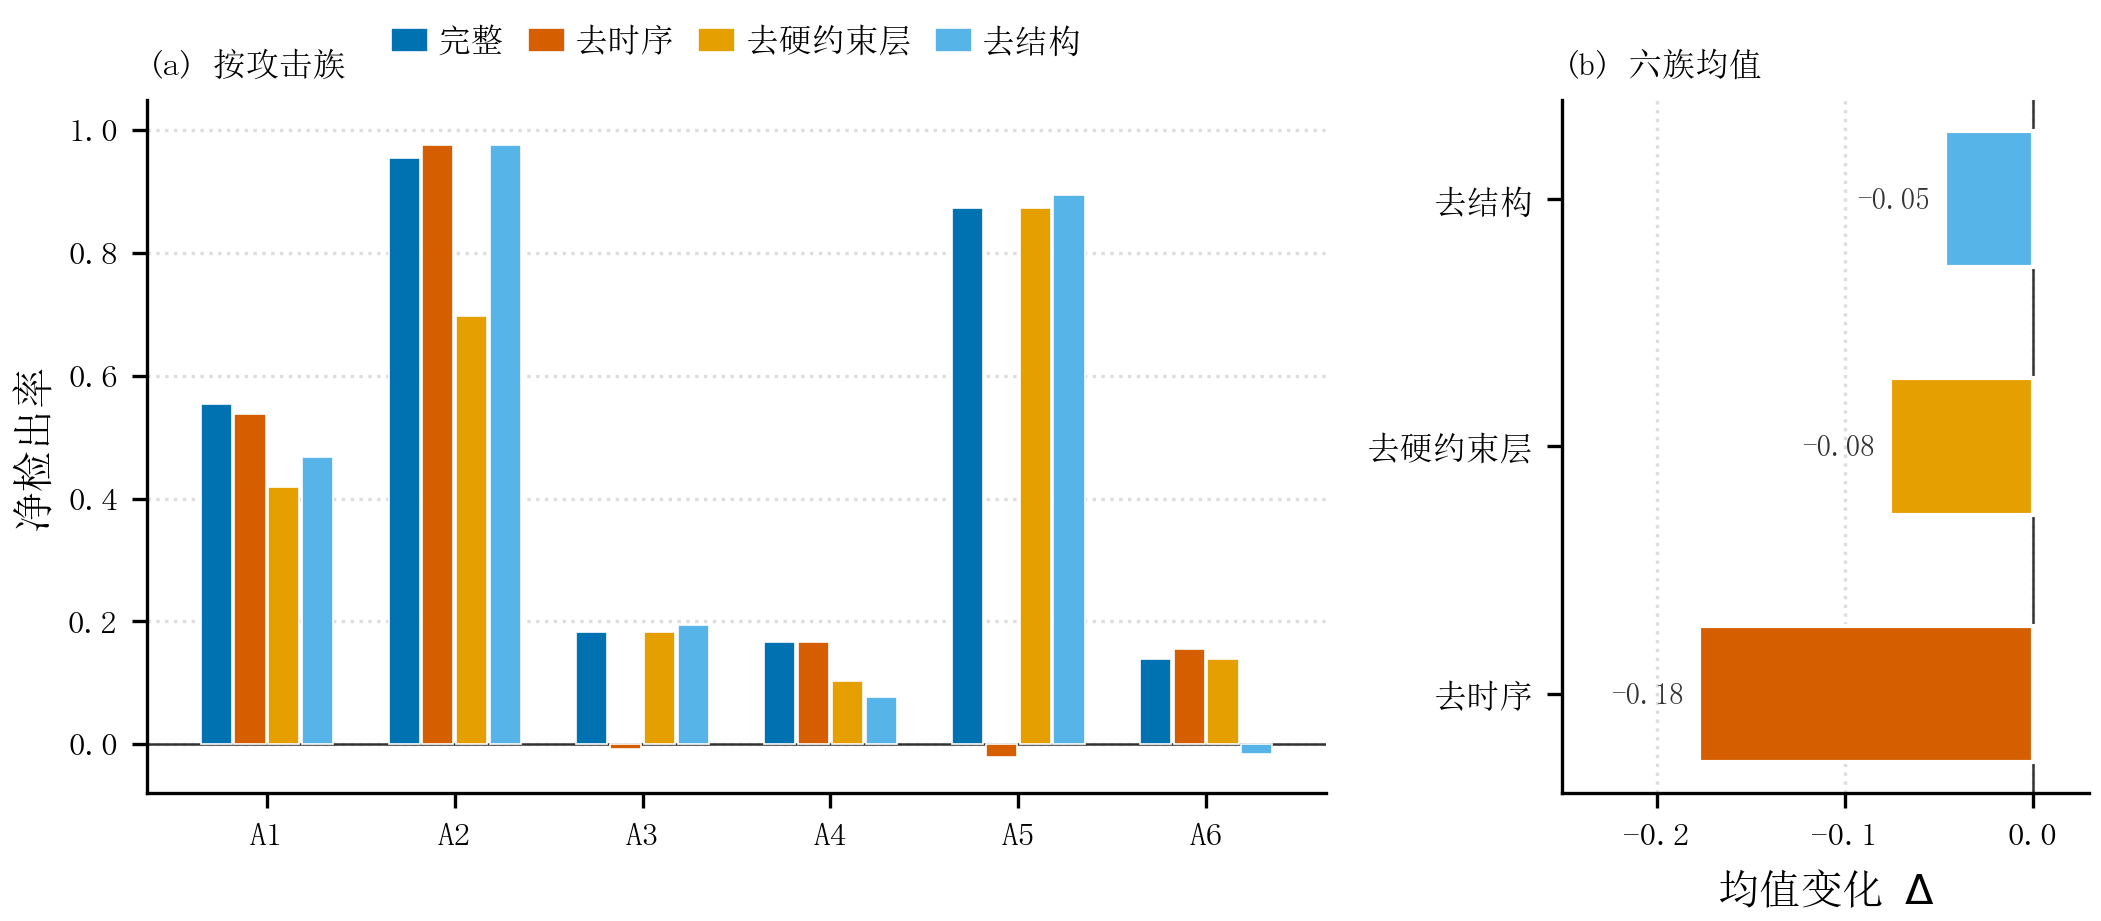

This figure's Python source:
# -*- coding: utf-8 -*-
"""E2: production three-path ablation, per-channel alpha fixed, alpha=0.01.

Reads slid/output/e2_prod_archive.json (tools/ablate_prod.py).
"""
from __future__ import print_function, division

import io
import json
import os
import sys

import numpy as np
import matplotlib.pyplot as plt

HERE = os.path.dirname(os.path.abspath(__file__))
sys.path.insert(0, HERE)

from _style import (  # noqa: E402
    FP_SM, FP_TINY, C_OURS, C_TIME, C_HARD, C_STR, C_LINE,
    apply_style, save, set_cjk, legend,
)

ATTACKS = [u"A1", u"A2", u"A3", u"A4", u"A5", u"A6"]
ARCHIVE = os.path.join(HERE, "..", "..", "slid", "output", "e2_prod_archive.json")
ALPHA = 0.01


def _arm(runs, arm):
    return np.array([np.mean([r["seq_net"] for r in runs
                              if r["arm"] == arm and r["family"] == f])
                     for f in ATTACKS])


def main():
    apply_style()
    with io.open(ARCHIVE, encoding="utf-8") as f:
        runs = [r for r in json.load(f)["runs"] if r["alpha"] == ALPHA]
    full = _arm(runs, "full")
    no_t = _arm(runs, "no_timing")
    no_f = _arm(runs, "no_hard")
    no_s = _arm(runs, "no_structural")
    series = [
        (u"完整", full, C_OURS),
        (u"去时序", no_t, C_TIME),
        (u"去硬约束层", no_f, C_HARD),
        (u"去结构", no_s, C_STR),
    ]
    fig, axes = plt.subplots(1, 2, figsize=(7.2, 3.85),
                             gridspec_kw={"width_ratios": [2.35, 1.05]})
    ax = axes[0]
    x = np.arange(6)
    width = 0.18
    n = len(series)
    for k, (name, vals, col) in enumerate(series):
        offset = (k - (n - 1) / 2.0) * width
        ax.bar(x + offset, vals, width=width * 0.92, color=col,
               edgecolor="white", linewidth=0.4, label=name, zorder=3)
    ax.axhline(0.0, color=C_LINE, linewidth=0.6)
    ax.set_xticks(x)
    ax.set_xticklabels(ATTACKS, fontproperties=FP_SM)
    ax.set_ylim(-0.08, 1.05)
    ax.yaxis.grid(True, linestyle=":", color="#DDDDDD", zorder=0)
    ax.set_axisbelow(True)
    set_cjk(ax, ylabel=u"净检出率")
    ax.set_title(u"(a) 按攻击族", fontproperties=FP_SM, loc="left")
    legend(ax, ncol=4, loc="lower center", bbox_to_anchor=(0.5, 1.02),
           columnspacing=0.7, handlelength=1.1, handletextpad=0.3)

    ax2 = axes[1]
    deltas = np.array([a.mean() - full.mean() for a in (no_t, no_f, no_s)])
    labels = [u"去时序", u"去硬约束层", u"去结构"]
    cols = [C_TIME, C_HARD, C_STR]
    y = np.arange(3)
    ax2.barh(y, deltas, color=cols, edgecolor="white", height=0.55, zorder=3)
    ax2.axvline(0.0, color=C_LINE, linewidth=0.6)
    ax2.set_yticks(y)
    ax2.set_yticklabels(labels, fontproperties=FP_SM)
    ax2.set_xlim(-0.25, 0.03)
    ax2.xaxis.grid(True, linestyle=":", color="#DDDDDD", zorder=0)
    ax2.set_axisbelow(True)
    set_cjk(ax2, xlabel=u"均值变化 $\\Delta$")
    ax2.set_title(u"(b) 六族均值", fontproperties=FP_SM, loc="left")
    for yi, d in zip(y, deltas):
        ax2.text(d - 0.008, yi, u"%.2f" % d, va="center", ha="right",
                 fontproperties=FP_TINY, color=C_LINE)
    fig.tight_layout(rect=(0.0, 0.0, 1.0, 0.86))
    save(fig, "fig_e2_ablation_CN")


if __name__ == "__main__":
    main()
